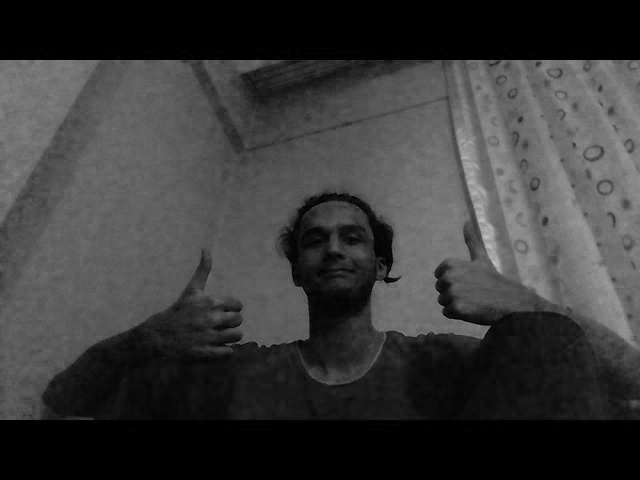
#> input picture BlueShow.jpeg, 640 x 480 px; the run also reads 1 picture not shown here
$ python renkBirlestirici.py
#> lines starting #> are read from the running program, lines starting #| are printed output that depends on the picture
import cv2

bgr = cv2.imread("BlueShow.jpeg") # I forgot the Blue one with 3 channels so I use my stupidity to my advantage and used it to reconstruct the 3 channels image :)
#> bgr is the input picture: shape (480, 640, 3); min 0, max 199, mean 57.1

# Reading grayscale images
blue = cv2.imread("BlueShow.jpeg", cv2.COLOR_BGR2GRAY)
#> blue: shape (480, 640); min 0, max 199, mean 57.1
green = cv2.imread("GreenShow.jpeg", cv2.COLOR_BGR2GRAY)
red = cv2.imread("RedShow.jpeg", cv2.COLOR_BGR2GRAY)
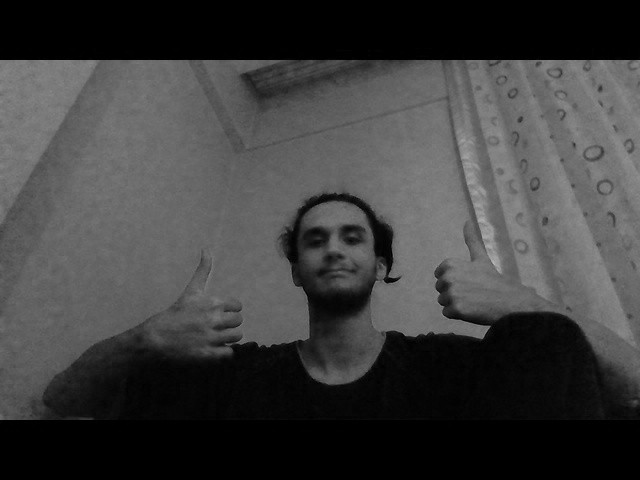
#> input picture RedShow.jpeg, 640 x 480 px
#> red is the input picture: shape (480, 640); min 0, max 186, mean 61.9

# In this part I just insert every single grayscale image into the 3 channels image and from 3 grayscale image I generated a 1 BGR image
bgr[:,:,0] = blue
bgr[:,:,1] = green
bgr[:,:,2] = red
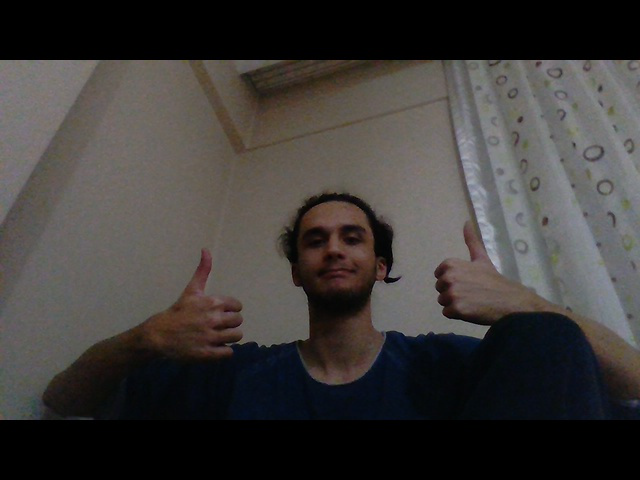
#> bgr: shape (480, 640, 3); mean B, G, R 57.1, 58.9, 61.9

print("# > Image Reconstruction Started...")

while True:
    cv2.imwrite("BGRShow.jpeg", bgr)  # Just saving my masterpiece from ram to hdd

    if cv2.waitKey(2000): # Breaks the while loop after 2 seconds its complated (again its cooler this way xd)
#> (key Esc is pressed here)
        break

print("! > Image Successfully Reconstructed!")
